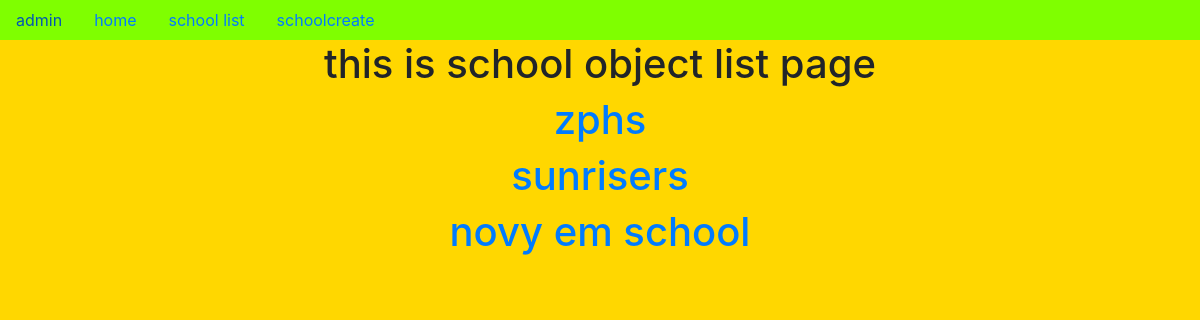
The page /school_list/ on the database as committed earlier.
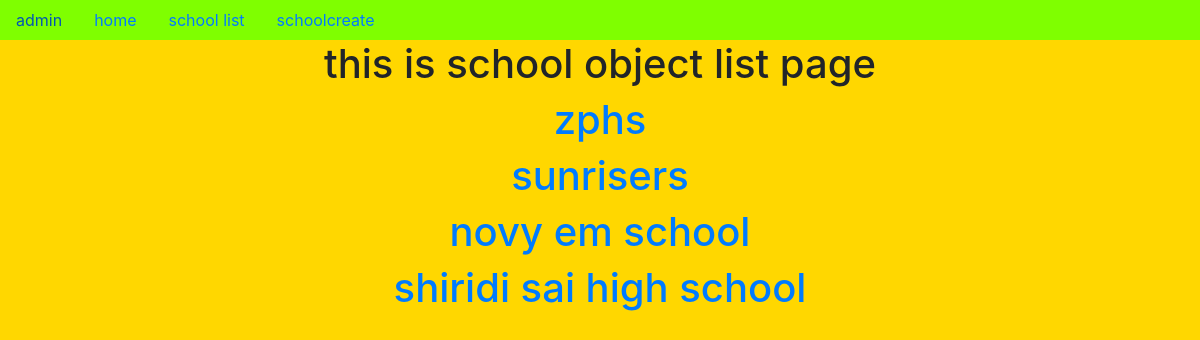
The same page on the database as committed later.
### app/models.py (models this page shows, shortened)
class School(models.Model):
    name=models.CharField(max_length=100)
    principal=models.CharField(max_length=100)
    location=models.CharField(max_length=100)

### app/views.py (the view)
# urls.py: path('school_list/',school_list.as_view(),name='school_list'),
class school_list(ListView):
    model=School
    context_object_name='scl'

### templates/app/school_list.html (shortened to what this page needs)
{% extends 'app/dummy.html' %}
{% block body_block %}
<center>
    <body style="background-color: gold;">
<h1>this is school object list page</h1>
{% for i in scl %}
<a href="{{i.pk}}"><h1>{{i.name}}</h1></a>
{% endfor %}
</body>
</center>
{% endblock %}

### templates/app/dummy.html (shortened to what this page needs)
<!doctype html>
<html lang="en">
  <head>
    <link rel="stylesheet" href="https://cdn.jsdelivr.net/npm/bootstrap@4.6.2/dist/css/bootstrap.min.css">
  </head>
  <body>
<nav class="nav" style="background-color: chartreuse;">
    <a href="{% url 'admin:index' %}" class="nav-link">admin</a>
    <a href="{% url 'home' %}" class="nav-link">home</a>
    <a href="{% url 'school_list' %}" class="nav-link">school list</a>
    <a href="{% url 'schoolcreate' %}" class="nav-link">schoolcreate</a>
</nav>
{% block body_block %}
{% endblock%}
  </body>
</html>

Rows that differ between the two databases and show on the page:
added School: name "shiridi sai high school"
